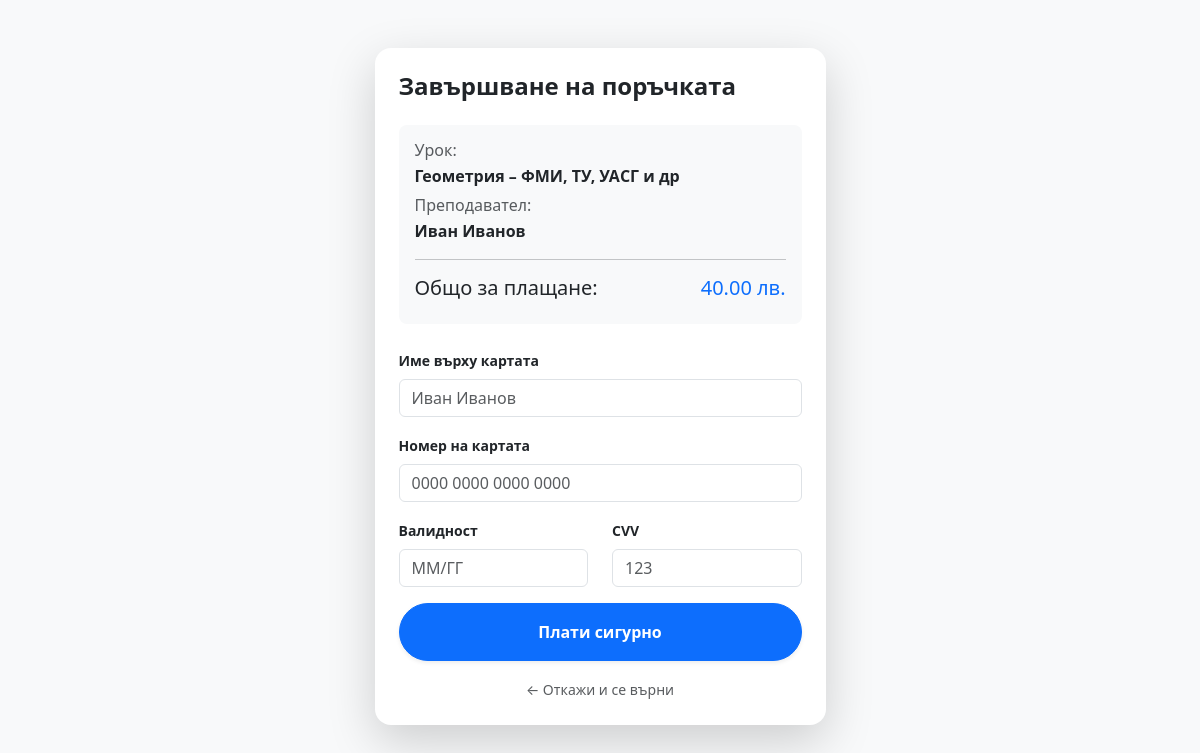
Page /checkout/1 (signed in) on the committed database.
### app/models.py (models this page shows)
class Lesson(Base):
    __tablename__ = "lessons"
    id = Column(Integer, primary_key=True, index=True)
    subject = Column(String)
    category = Column(String)
    price = Column(Float)
    teacher_id = Column(Integer, ForeignKey("users.id"))
    teacher_name = Column(String)
    latitude = Column(Float)
    longitude = Column(Float)
    is_active = Column(Boolean, default=True)
    teacher = relationship("User", back_populates="lessons")

### app/main.py (the view)
@app.get("/checkout/{lesson_id}", response_class=HTMLResponse)
def checkout_page(lesson_id: int, request: Request, db: Session = Depends(get_db),
                  current_user_id: str = Cookie(None)) -> Any:
    if not current_user_id:
        return RedirectResponse(url="/login", status_code=303)
    lesson = db.query(models.Lesson).filter(models.Lesson.id == lesson_id).first()
    if not lesson:
        return RedirectResponse(url="/", status_code=303)
    return templates.TemplateResponse("checkout.html", {"request": request, "lesson": lesson, "user_id": current_user_id})

### templates/checkout.html (shortened to what this page needs)
<!DOCTYPE html>
<html lang="bg">
<head>
    <link href="https://cdn.jsdelivr.net/npm/bootstrap@5.3.0/dist/css/bootstrap.min.css" rel="stylesheet">
</head>
<body class="bg-light">
    <div class="container py-5">
        <div class="row justify-content-center">
            <div class="col-md-8 col-lg-5">
                <div class="card shadow-lg border-0 rounded-4">
                    <div class="card-body p-4">
                        <h4 class="fw-bold mb-4">Завършване на поръчката</h4>
                        <div class="bg-light p-3 rounded-3 mb-4">
                            <h6 class="text-muted mb-1">Урок:</h6>
                            <p class="fw-bold mb-2">{{ lesson.subject }}</p>
                            <h6 class="text-muted mb-1">Преподавател:</h6>
                            <p class="fw-bold mb-2">{{ lesson.teacher_name }}</p>
                            <hr>
                            <div class="d-flex justify-content-between">
                                <span class="h5">Общо за плащане:</span>
                                <span class="h5 text-primary">{{ "%.2f"|format(lesson.price) }} лв.</span>
                            </div>
                        </div>
                        <form action="/process-payment/{{ lesson.id }}" method="post">
                            <div class="mb-3">
                                <label class="form-label small fw-bold">Име върху картата</label>
                                <input type="text" class="form-control" placeholder="Иван Иванов" required>
                            </div>
                            <div class="mb-3">
                                <label class="form-label small fw-bold">Номер на картата</label>
                                <input type="text" class="form-control" placeholder="0000 0000 0000 0000" required>
                            </div>
                            <div class="row">
                                <div class="col-6 mb-3">
                                    <label class="form-label small fw-bold">Валидност</label>
                                    <input type="text" class="form-control" placeholder="ММ/ГГ" required>
                                </div>
                                <div class="col-6 mb-3">
                                    <label class="form-label small fw-bold">CVV</label>
                                    <input type="text" class="form-control" placeholder="123" required>
                                </div>
                            </div>
                            <button type="submit" class="btn btn-primary w-100 py-3 fw-bold rounded-pill shadow-sm">Плати сигурно</button>
                        </form>
                        <div class="text-center mt-3">
                            <a href="/" class="text-muted small text-decoration-none">← Откажи и се върни</a>
                        </div>
                    </div>
                </div>
            </div>
        </div>
    </div>
</body>
</html>

### rows in the picture
Lesson: subject "Геометрия – ФМИ, ТУ, УАСГ и др", teacher_name "Иван Иванов", price "40.00"
